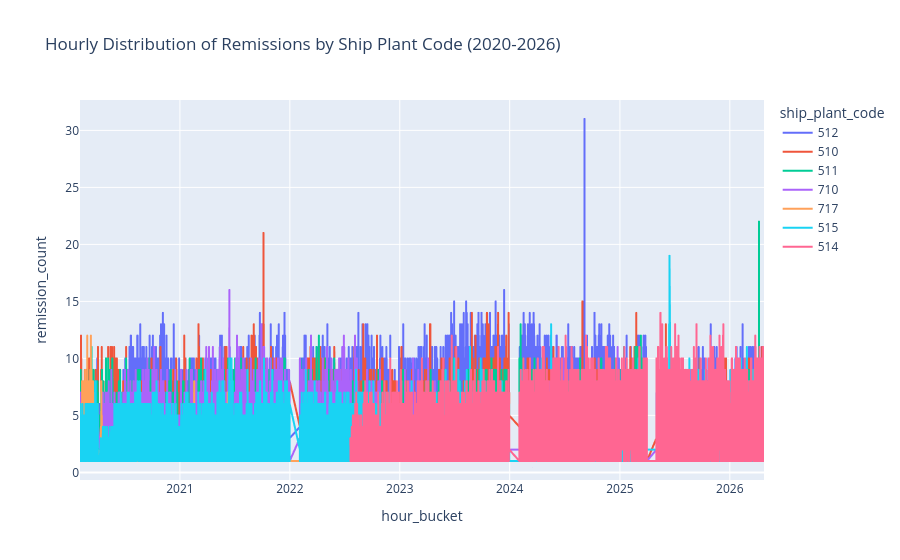

This figure's notebook cell:
### Code cell
hourly_distribution = (
    remissions
    .assign(hour_bucket=remissions["typed_time"].dt.floor("h"))
    .groupby(["hour_bucket", "ship_plant_code"], as_index=False)
    .size()
    .rename(columns={"size": "remission_count"})
)

hourly_distribution["u_Volumen"] = hourly_distribution["remission_count"]

fig = px.line(
    hourly_distribution,
    x="hour_bucket",
    y="remission_count",
    color="ship_plant_code",
    title="Hourly Distribution of Remissions by Ship Plant Code (2020-2026)"
)
fig.show()

### Figure 1 — Plotly figure (JSON) as saved in the notebook; plotly's stock layout.template omitted (floating-point values rounded to 4 significant figures; data arrays with more than 128 entries replaced by an {"elided": "..."} marker saying what was removed)
{"data": [{"hovertemplate": "ship_plant_code=512<br>hour_bucket=%{x}<br>remission_count=%{y}<extra></extra>", "legendgroup": "512", "line": {"color": "#636efa", "dash": "solid"}, "marker": {"symbol": "circle"}, "mode": "lines", "name": "512", "showlegend": true, "type": "scattergl", "x": {"elided": "16607 str values"}, "xaxis": "x", "y": {"elided": "16607 int values"}, "yaxis": "y"}, {"hovertemplate": "ship_plant_code=510<br>hour_bucket=%{x}<br>remission_count=%{y}<extra></extra>", "legendgroup": "510", "line": {"color": "#EF553B", "dash": "solid"}, "marker": {"symbol": "circle"}, "mode": "lines", "name": "510", "showlegend": true, "type": "scattergl", "x": {"elided": "16590 str values"}, "xaxis": "x", "y": {"elided": "16590 int values"}, "yaxis": "y"}, {"hovertemplate": "ship_plant_code=511<br>hour_bucket=%{x}<br>remission_count=%{y}<extra></extra>", "legendgroup": "511", "line": {"color": "#00cc96", "dash": "solid"}, "marker": {"symbol": "circle"}, "mode": "lines", "name": "511", "showlegend": true, "type": "scattergl", "x": {"elided": "16608 str values"}, "xaxis": "x", "y": {"elided": "16608 int values"}, "yaxis": "y"}, {"hovertemplate": "ship_plant_code=710<br>hour_bucket=%{x}<br>remission_count=%{y}<extra></extra>", "legendgroup": "710", "line": {"color": "#ab63fa", "dash": "solid"}, "marker": {"symbol": "circle"}, "mode": "lines", "name": "710", "showlegend": true, "type": "scattergl", "x": {"elided": "13814 str values"}, "xaxis": "x", "y": {"elided": "13814 int values"}, "yaxis": "y"}, {"hovertemplate": "ship_plant_code=717<br>hour_bucket=%{x}<br>remission_count=%{y}<extra></extra>", "legendgroup": "717", "line": {"color": "#FFA15A", "dash": "solid"}, "marker": {"symbol": "circle"}, "mode": "lines", "name": "717", "showlegend": true, "type": "scattergl", "x": {"elided": "590 str values"}, "xaxis": "x", "y": {"elided": "590 int values"}, "yaxis": "y"}, {"hovertemplate": "ship_plant_code=515<br>hour_bucket=%{x}<br>remission_count=%{y}<extra></extra>", "legendgroup": "515", "line": {"color": "#19d3f3", "dash": "solid"}, "marker": {"symbol": "circle"}, "mode": "lines", "name": "515", "showlegend": true, "type": "scattergl", "x": {"elided": "16524 str values"}, "xaxis": "x", "y": {"elided": "16524 int values"}, "yaxis": "y"}, {"hovertemplate": "ship_plant_code=514<br>hour_bucket=%{x}<br>remission_count=%{y}<extra></extra>", "legendgroup": "514", "line": {"color": "#FF6692", "dash": "solid"}, "marker": {"symbol": "circle"}, "mode": "lines", "name": "514", "showlegend": true, "type": "scattergl", "x": {"elided": "9677 str values"}, "xaxis": "x", "y": {"elided": "9677 int values"}, "yaxis": "y"}], "layout": {"legend": {"title": {"text": "ship_plant_code"}, "tracegroupgap": 0}, "title": {"text": "Hourly Distribution of Remissions by Ship Plant Code (2020-2026)"}, "xaxis": {"anchor": "y", "domain": [0, 1], "title": {"text": "hour_bucket"}}, "yaxis": {"anchor": "x", "domain": [0, 1], "title": {"text": "remission_count"}}}}
